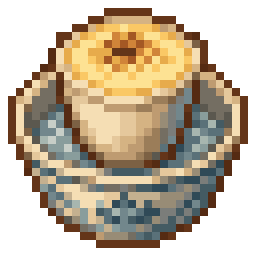
#> input picture assets_src/gen/d1/ca_phe_trung/ca_phe_trung.png, 32 x 32 px (shown 8 times larger)
$ python -i batch_d1_items.py   (imports and definitions only)
#> lines starting #> are read from the running program, lines starting #| are printed output that depends on the picture
#!/usr/bin/env python3
"""Batch D1 — content icons (22 dishes + 17 ingredients + 9 keepsakes).

Pipeline: create_object_pro_flash (n_directions=1, 32x32, style ref =
fisher crop) -> download -> alpha-bbox gate (icon rules: figure
20-30px, >=1px margin from edges) -> tb_grade --kind char -> pooled
palette_lock (one shared ramp across the whole set) -> stage to
game/assets/pinewatch/icons/<file_id>.png + icons.json objects.

Usage:
    python tools/batch_d1_items.py pilot          # one dish first
    python tools/batch_d1_items.py fire           # the rest (cap-tolerant)
    python tools/batch_d1_items.py poll           # status sweep
    python tools/batch_d1_items.py finish [ids..] # download+gate+stage
"""
import json, os, re, subprocess, sys

ROOT = os.path.dirname(os.path.dirname(os.path.abspath(__file__)))
STATE = os.path.join(ROOT, "tools", "batch_d1_state.json")
GENDIR = os.path.join(ROOT, "assets_src", "gen", "d1")
STAGE = os.path.join(ROOT, "game", "assets", "pinewatch", "icons")
ICONS_JSON = os.path.join(ROOT, "game", "data", "icons.json")
STYLE_REF = "upload:edf722ed-06ae-42c9-864a-601541f3a43a"  # 28x32 crop

BLOCK = ("painterly pixel art game icon in the style of Eastward — "
         "chunky readable silhouette filling about 80% of the canvas "
         "with a 2-3px margin all round, dark warm-brown coloured "
         "outline (never pure black), 2-3 tone shading with warm "
         "upper-left light and a cool shadow side, saturated colours, "
         "calm interior masses, single subject centred on a "
         "transparent background, no cast shadow, no ground patch, "
         "no rim light, no text — ")

JOBS = [
 # dishes (recipes.json)
 ("noodle_soup", "dish", "a bowl of beef noodle soup with herbs, lime wedge and a chili"),
 ("trail_stew", "dish", "a hearty vegetable stew in a small enamel camp pot, steam rising"),
 ("camp_mash", "dish", "lumpy grey-brown mash in a dented tin bowl with a spoon"),
 ("mushroom_skewers", "dish", "two grilled mushroom skewers on bamboo sticks"),
 ("herb_tea", "dish", "green herbal tea in a small clay cup with a mint sprig"),
 ("berry_tea", "dish", "pink berry tea in a glass with floating berries"),
 ("smores", "dish", "toasted marshmallow s'mores on a small tin plate"),
 ("trail_sandwich", "dish", "a crusty baguette sandwich with pickled carrot and herbs"),
 ("goldcap_skillet", "dish", "golden mushrooms sizzling in a small cast-iron skillet"),
 ("grilled_fish", "dish", "a whole grilled fish on a banana leaf with a lime wedge"),
 ("iced_coffee", "dish", "iced coffee with condensed milk, a drip filter on top of the glass"),
 ("com_nam", "dish", "triangle rice balls with sesame salt on a banana leaf"),
 ("goi_cuon", "dish", "fresh spring rolls in translucent rice paper with shrimp and herbs, small dipping sauce"),
 ("che", "dish", "layered sweet bean dessert in a tall glass with coconut cream"),
 ("sinh_to", "dish", "mango-avocado smoothie in a glass with a straw"),
 ("ca_phe_trung", "dish", "Vietnamese egg coffee in a small cup standing in a bowl of hot water"),
 ("tra_mat_ong", "dish", "honey tea in a glass mug with a lemon slice"),
 ("ca_kho", "dish", "caramelised braised fish in a small clay pot, glossy dark sauce"),
 ("mi_quang", "dish", "turmeric-yellow noodles in a shallow bowl with shrimp, peanuts and a rice cracker"),
 ("berry_pie", "dish", "a lattice berry pie slice on a small plate"),
 ("honey_cakes", "dish", "a stack of small honey cakes drizzled with honey"),
 ("caramel_custard", "dish", "caramel custard with dark caramel on a small plate"),
 # ingredients (ingredients.json)
 ("mushroom", "ing", "a cluster of brown wild mushrooms"),
 ("herb", "ing", "a tied bundle of fresh green herbs"),
 ("berries", "ing", "a handful of red berries"),
 ("goldcap", "ing", "a single golden mushroom"),
 ("honey", "ing", "a honey jar with a wooden dipper"),
 ("perch", "ing", "a small silver perch fish"),
 ("carp", "ing", "a plump carp fish"),
 ("trout", "ing", "a speckled trout fish"),
 ("catfish", "ing", "a whiskered catfish"),
 ("bread", "ing", "a crusty baguette"),
 ("rice", "ing", "a small bowl of uncooked white rice"),
 ("eggs", "ing", "three brown eggs"),
 ("tea", "ing", "a tin of loose tea leaves"),
 ("marshmallow", "ing", "a bag of white marshmallows"),
 ("noodles", "ing", "a bundle of dried rice noodles"),
 ("coffee", "ing", "a small bag of coffee beans"),
 ("sweet_milk", "ing", "a tin of condensed milk"),
 # keepsakes (crew.json)
 ("grandpas_thermos", "keep", "a dented green enamel thermos"),
 ("old_trail_register", "keep", "a worn cloth-bound ledger book"),
 ("photo_on_the_porch", "keep", "an old photo in a wooden frame, sepia, faces blurred"),
 ("carved_oar", "keep", "a small carved wooden oar with etched marks"),
 ("river_chart", "keep", "a rolled hand-drawn river chart tied with string"),
 ("old_bas_boat", "keep", "a small wooden rowboat model"),
 ("bamboo_frames", "keep", "bamboo lantern frames with rice paper"),
 ("pattern_book", "keep", "a battered pattern book with a fabric bookmark"),
 ("unfinished_lantern", "keep", "a half-finished silk lantern"),
 # field-notes birds (birds.json) — perched pose for journal rows
 ("jay", "bird", "a Eurasian jay perched, pinkish-tan body, blue-barred wing patch, black moustache stripe"),
 ("woodpecker", "bird", "a great spotted woodpecker clinging upright, black and white plumage, red belly patch"),
 ("bulbul", "bird", "a red-whiskered bulbul perched, dark crest, small red cheek patch"),
 ("tawny_owl", "bird", "a tawny owl perched, round head, mottled brown plumage, dark eyes"),
 ("kingfisher", "bird", "a common kingfisher perched on a twig, electric blue back, orange breast"),
 ("heron", "bird", "a grey heron standing tall, long neck, black eyebrow plume"),
 ("wagtail", "bird", "a grey wagtail perched on a pebble, grey back, yellow underside, long tail"),
 ("dipper", "bird", "a white-throated dipper on a wet stone, dark brown body, white bib"),
 ("skylark", "bird", "a skylark standing on the ground, streaked brown, small crest"),
 ("bee_eater", "bird", "a bee-eater perched on a wire, turquoise body, rusty crown, black mask"),
 ("hoopoe", "bird", "a hoopoe standing on grass, salmon-pink body, black-and-white wings, raised crest"),
 ("kestrel", "bird", "a kestrel perched, rufous back, grey head, hooked beak"),
 # gear (gear.json — outfitter shop row icons)
 ("cooler", "gear", "a small camping cooler box with a white lid"),
 ("dutch_oven", "gear", "a black cast-iron camp oven pot with a lid on three legs"),
]

FILE_ID = {}  # key -> icon filename stem
# [4 lines not run here, left out]

HERO_KEYS = [k for k, kind, _l in JOBS if kind in ("dish", "keep")]

HERO_BLOCK = ("painterly pixel art game illustration in the style "
              "of Eastward — chunky readable silhouette filling "
              "about 85% of the canvas with a 4-5px margin all "
              "round, dark warm-brown coloured outline (never pure "
              "black), 2-3 tone shading with warm upper-left light "
              "and a cool shadow side, saturated colours, rich "
              "interior texture and garnish detail suited to the "
              "larger canvas, single subject centred on a "
              "transparent background, no cast shadow, no ground "
              "patch, no rim light, no text — ")


# [62 lines left out: functions _upload, fire_hero, harness, not called in this run]


def load_state():
    return json.load(open(STATE)) if os.path.exists(STATE) else {}


def save_state(st):
    json.dump(st, open(STATE, "w"), indent=1)


# [68 lines left out: functions fire, resolve, poll, not called in this run]


def _normalize(path):
    """Fit the figure inside the canvas-2 margin box (32px icon ->
    30px box, 64px hero -> 60px box), centred, nearest."""
    from PIL import Image
    im = Image.open(path).convert("RGBA")
#> im is the input picture: PIL image 32x32 RGBA; mean R, G, B, A 104.6, 90.8, 69.5, 164.9
    box = im.getchannel("A").getbbox()
#> box = (1, 1, 31, 31)
    if not box:
        return
    fig = im.crop(box)
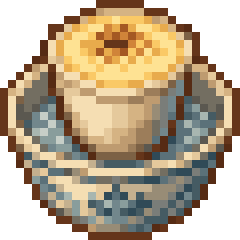
#> fig: PIL image 30x30 RGBA (shown 8 times larger); mean R, G, B, A 119, 103.3, 79.1, 187.6; transparent parts drawn white
    fw, fh = fig.size
#> fw = 30; fh = 30
    cw, ch = im.size
#> cw = 32; ch = 32
    m = 2 if ch == 64 else 1
#> m = 1
    bw, bh = cw - 2 * m, ch - 2 * m
#> bw = 30; bh = 30
    if fw <= bw and fh <= bh and box[0] >= m and box[1] >= m \
            and box[2] <= cw - m and box[3] <= ch - m:
        return
    s = min(float(bw) / fw, float(bh) / fh)
    nw, nh = max(1, round(fw * s)), max(1, round(fh * s))
    fig = fig.resize((nw, nh), Image.NEAREST)
    out = Image.new("RGBA", im.size, (0, 0, 0, 0))
    out.paste(fig, ((cw - nw) // 2, (ch - nh) // 2))
    out.save(path)


# [114 lines left out: functions _bbox, _gate, finish, _wire_icons_json, not called in this run]


# [16 lines not run here, left out]

>>> result = _normalize('../assets_src/gen/d1/ca_phe_trung/ca_phe_trung.png')

$ run again, on assets_src/gen/d1/hero_old_bas_boat/hero_old_bas_boat.png
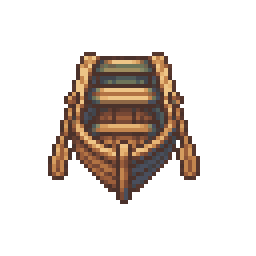
#> input picture assets_src/gen/d1/hero_old_bas_boat/hero_old_bas_boat.png, 64 x 64 px (shown 4 times larger)
#> in _normalize, im is the input picture: PIL image 64x64 RGBA; mean R, G, B, A 28.8, 21, 15.6, 58.5
#> box = (12, 13, 50, 51)
#> in _normalize, `fig = im.crop(box)`:
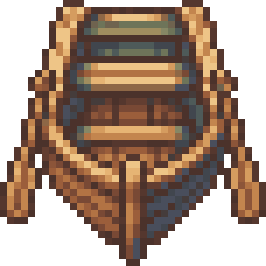
#> fig: PIL image 38x38 RGBA (shown 7 times larger); mean R, G, B, A 81.7, 59.6, 44.2, 166; transparent parts drawn white

$ run again, on assets_src/gen/d1/hero_tra_mat_ong/hero_tra_mat_ong.png
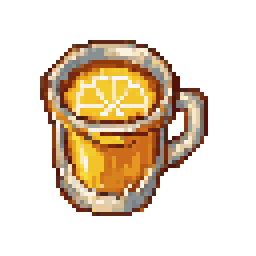
#> input picture assets_src/gen/d1/hero_tra_mat_ong/hero_tra_mat_ong.png, 64 x 64 px (shown 4 times larger)
#> in _normalize, im is the input picture: PIL image 64x64 RGBA; mean R, G, B, A 60.3, 45.6, 27.6, 83.9
#> box = (10, 10, 52, 54)
#> in _normalize, `fig = im.crop(box)`:
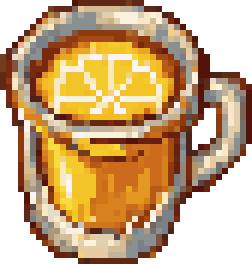
#> fig: PIL image 42x44 RGBA (shown 6 times larger); mean R, G, B, A 133.6, 101.1, 61.1, 185.9; transparent parts drawn white

$ run again, on assets_src/gen/d1/hero_trail_sandwich/hero_trail_sandwich.png
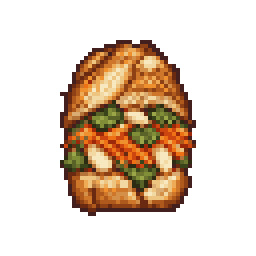
#> input picture assets_src/gen/d1/hero_trail_sandwich/hero_trail_sandwich.png, 64 x 64 px (shown 4 times larger)
#> in _normalize, im is the input picture: PIL image 64x64 RGBA; mean R, G, B, A 49, 32.1, 16.4, 76.7
#> box = (15, 10, 49, 54)
#> in _normalize, `fig = im.crop(box)`:
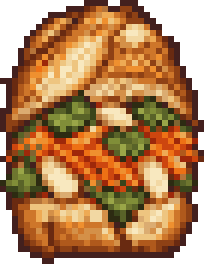
#> fig: PIL image 34x44 RGBA (shown 6 times larger); mean R, G, B, A 134.3, 87.8, 44.9, 210; transparent parts drawn white
